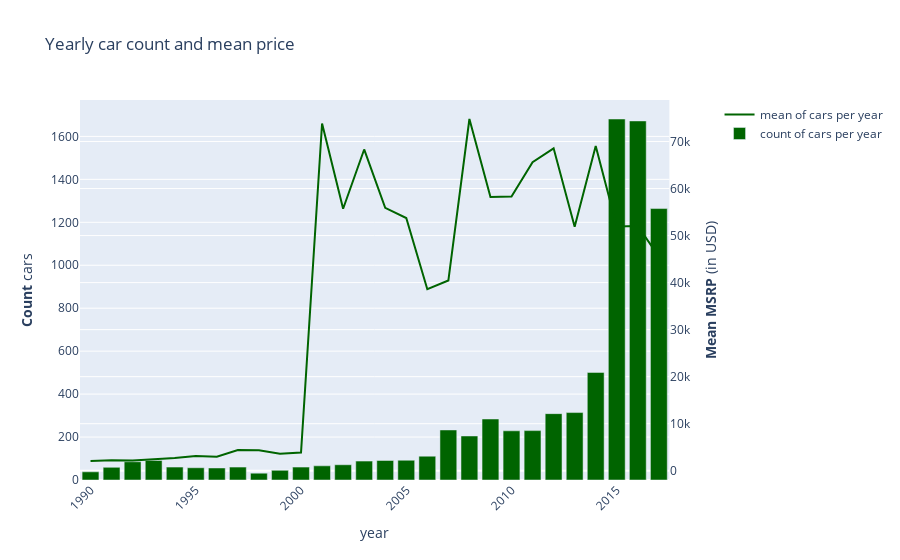

Notebook code cell kept with this figure:
### Markdown cell above
podemos ver como los precios se dispararon apartir del 2000 y van fluctuando, esto tambien es importante a la hr de comprar un coche ya que al cliente le interesara que su coche no pierda mucho valor de re-venta

### Code cell
mean_price_of_car_per_year = df.groupby('Year').mean()['MSRP']
count_of_cars_per_year = df.groupby('Year').count()['MSRP']

fig = make_subplots(specs=[[{"secondary_y": True}]])

fig.add_trace(
    go.Scatter(
        x = mean_price_of_car_per_year.index,
        y = mean_price_of_car_per_year,
        name='mean of cars per year',
        marker_color = 'darkgreen'), 
    secondary_y=True,
)

fig.add_trace(go.Bar
              (x = count_of_cars_per_year.index,
               y = count_of_cars_per_year,
               name='count of cars per year',
               marker_color = 'darkgreen')
             )

# Set x-axis title
fig.update_xaxes(title_text = 'year')

# Set y-axes titles
fig.update_yaxes(title_text = "<b>Count</b> cars", secondary_y = False)
fig.update_yaxes(title_text = "<b>Mean MSRP</b> (in USD)", secondary_y = True)

# Here we modify the tickangle of the xaxis, resulting in rotated labels.
fig.update_layout(barmode = 'group', 
                  xaxis_tickangle = -45,
                  title_text = 'Yearly car count and mean price')

fig.show()

### Figure 1 — Plotly figure (JSON) as saved in the notebook; plotly's stock layout.template omitted (floating-point values rounded to 4 significant figures)
{"data": [{"marker": {"color": "darkgreen"}, "name": "mean of cars per year", "type": "scatter", "x": [1990, 1991, 1992, 1993, 1994, 1995, 1996, 1997, 1998, 1999, 2000, 2001, 2002, 2003, 2004, 2005, 2006, 2007, 2008, 2009, 2010, 2011, 2012, 2013, 2014, 2015, 2016, 2017], "xaxis": "x", "y": [2065.0, 2208.0, 2161.0, 2353.0, 2690.0, 3136.0, 2977.0, 4399.0, 4358.0, 3612.0, 3881.0, 73830.0, 55700.0, 68310.0, 55910.0, 53720.0, 38600.0, 40440.0, 74790.0, 58200.0, 58320.0, 65600.0, 68550.0, 51890.0, 69070.0, 51960.0, 52050.0, 45530.0], "yaxis": "y2"}, {"marker": {"color": "darkgreen"}, "name": "count of cars per year", "type": "bar", "x": [1990, 1991, 1992, 1993, 1994, 1995, 1996, 1997, 1998, 1999, 2000, 2001, 2002, 2003, 2004, 2005, 2006, 2007, 2008, 2009, 2010, 2011, 2012, 2013, 2014, 2015, 2016, 2017], "y": [38, 59, 85, 91, 60, 57, 56, 60, 32, 45, 60, 66, 71, 88, 91, 92, 111, 233, 205, 284, 229, 230, 309, 314, 501, 1681, 1672, 1264]}], "layout": {"barmode": "group", "title": {"text": "Yearly car count and mean price"}, "xaxis": {"anchor": "y", "domain": [0, 0.94], "tickangle": -45, "title": {"text": "year"}}, "yaxis": {"anchor": "x", "domain": [0, 1], "title": {"text": "<b>Count</b> cars"}}, "yaxis2": {"anchor": "x", "overlaying": "y", "side": "right", "title": {"text": "<b>Mean MSRP</b> (in USD)"}}}}
